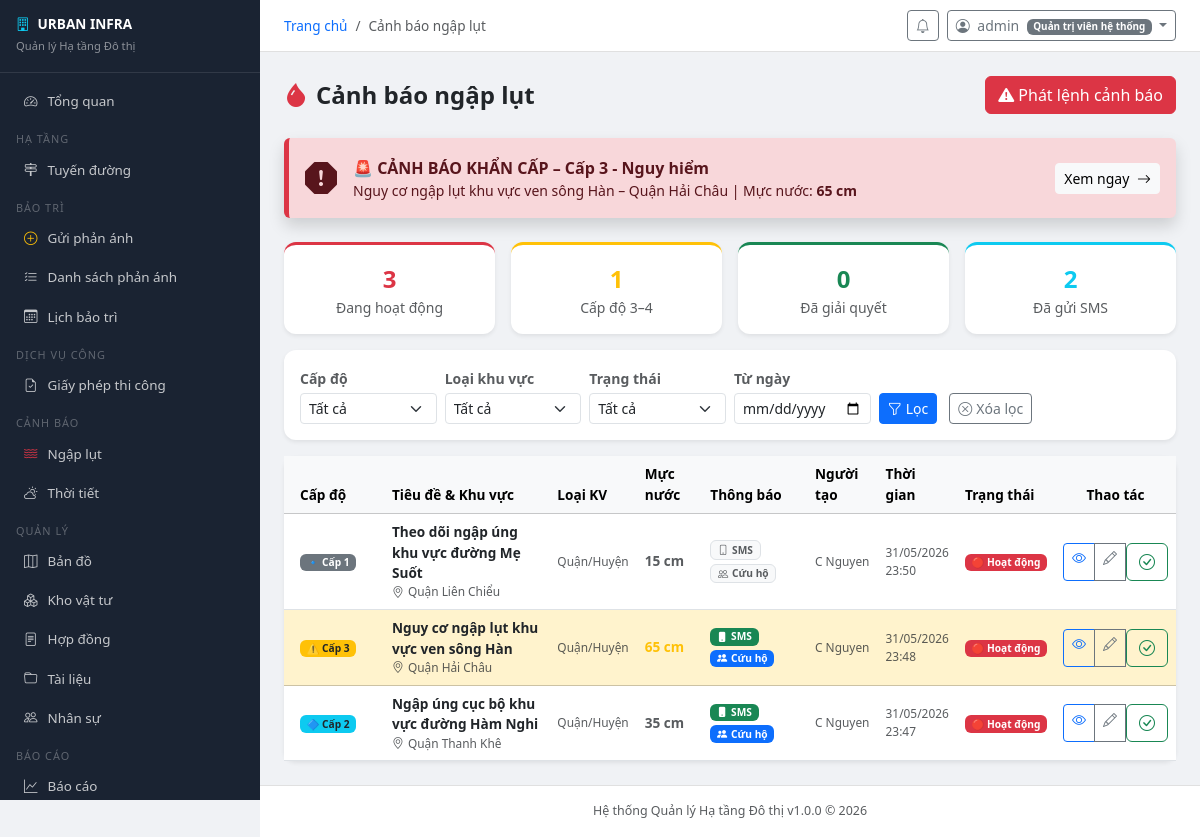
Page /flood/ (signed in) on the committed database.
### accounts/models.py (models this page shows, shortened)
class User(AbstractUser):
    ROLE_CHOICES = [
        ('admin', 'Quản trị viên hệ thống'),
        ('manager', 'Quản lý'),
        ('staff', 'Cán bộ kỹ thuật'),
        ('inspector', 'Kiểm định viên'),
        ('citizen', 'Người dân'),
    ]
    role = models.CharField('Vai trò', max_length=20, choices=ROLE_CHOICES, default='citizen')
    phone = models.CharField('Số điện thoại', max_length=15, blank=True)
    avatar = models.ImageField('Ảnh đại diện', upload_to='avatars/', blank=True, null=True)
    address = models.TextField('Địa chỉ', blank=True)
    district = models.CharField('Quận/Huyện', max_length=100, blank=True)
    ward = models.CharField('Phường/Xã', max_length=100, blank=True)
    is_locked = models.BooleanField('Bị khóa', default=False)
    locked_reason = models.TextField('Lý do khóa', blank=True)
    otp_secret = models.CharField(max_length=32, blank=True)
    two_factor_enabled = models.BooleanField('Xác thực 2 bước', default=False)
    created_at = models.DateTimeField('Ngày tạo', auto_now_add=True)
    updated_at = models.DateTimeField('Cập nhật', auto_now=True)
    class Meta:
        verbose_name = 'Người dùng'
        verbose_name_plural = 'Người dùng'
    @property
    def is_admin(self):
        return self.role == 'admin' or self.is_superuser
    @property
    def is_staff_member(self):
        return self.role in ('admin', 'manager', 'staff', 'inspector')

### flood/models.py (models this page shows, shortened)
class FloodAlert(models.Model):
    LEVEL_CHOICES = [('1','Cấp 1 - Theo dõi'),('2','Cấp 2 - Cảnh báo'),('3','Cấp 3 - Nguy hiểm'),('4','Cấp 4 - Rất nguy hiểm')]
    AREA_TYPES = [('district','Quận/Huyện'),('ward','Phường/Xã'),('road','Tuyến đường'),('infra','Hạ tầng')]
    title = models.CharField('Tiêu đề', max_length=200)
    description = models.TextField('Mô tả')
    level = models.CharField('Cấp độ', max_length=2, choices=LEVEL_CHOICES, default='1')
    area_type = models.CharField('Loại khu vực', max_length=10, choices=AREA_TYPES, default='district')
    area_name = models.CharField('Tên khu vực', max_length=200)
    latitude = models.FloatField('Vĩ độ', null=True, blank=True)
    longitude = models.FloatField('Kinh độ', null=True, blank=True)
    water_level_cm = models.IntegerField('Mực nước (cm)', null=True, blank=True)
    safe_routes = models.TextField('Tuyến đường an toàn', blank=True)
    evacuation_info = models.TextField('Thông tin sơ tán', blank=True)
    shelter_locations = models.TextField('Địa điểm trú ẩn', blank=True)
    is_active = models.BooleanField('Đang hoạt động', default=True)
    is_sent_sms = models.BooleanField('Đã gửi SMS', default=False)
    rescue_teams_notified = models.BooleanField('Đã thông báo đội cứu hộ', default=False)
    created_by = models.ForeignKey(User, on_delete=models.SET_NULL, null=True)
    created_at = models.DateTimeField(auto_now_add=True)
    updated_at = models.DateTimeField(auto_now=True)
    resolved_at = models.DateTimeField(null=True, blank=True)
    class Meta:
        verbose_name = 'Cảnh báo ngập lụt'
        verbose_name_plural = 'Cảnh báo ngập lụt'
        ordering = ['-created_at']

### flood/views.py (the view)
# urls.py: path('', views.alert_list, name='alert_list'),
@login_required
def alert_list(request):
    qs = FloodAlert.objects.select_related('created_by').all()
    qs = _apply_filters(qs, request.GET)
    critical_alert = (
        FloodAlert.objects.filter(is_active=True, level__in=['3', '4'])
        .order_by('-level', '-created_at')
        .first()
    )
    paginator = Paginator(qs, 20)
    page = paginator.get_page(request.GET.get('page', 1))
    return render(request, 'flood/alert_list.html', {
        'page_obj':       page,
        'page_title':     'Cảnh báo ngập lụt',
        'stats':          _build_stats(),
        'critical_alert': critical_alert,
        'level_choices':  FloodAlert.LEVEL_CHOICES,  # [('1','Cấp 1 - Theo dõi'), ...]
    })

### flood/templates/flood/alert_list.html (shortened to what this page needs)
{% extends "base.html" %}
{% load static %}
{% block content %}
<div class="d-flex align-items-center justify-content-between mb-4">
  <h4 class="fw-bold mb-0">
    <i class="bi bi-droplet-fill text-danger me-2"></i>Cảnh báo ngập lụt
  </h4>
  {% if user.is_staff_member %}
  <a href="{% url 'flood:alert_create' %}" class="btn btn-danger">
    <i class="bi bi-exclamation-triangle-fill me-1"></i>Phát lệnh cảnh báo
  </a>
  {% endif %}
</div>
{% if critical_alert %}
<div class="alert alert-danger d-flex align-items-center gap-3 mb-4 border-0 shadow"
     style="border-left:5px solid #dc3545!important">
  <div class="fs-2">
    <i class="bi bi-exclamation-octagon-fill"></i>
  </div>
  <div class="flex-grow-1">
    <div class="fw-bold fs-6">🚨 CẢNH BÁO KHẨN CẤP – {{ critical_alert.get_level_display }}</div>
    <div class="small">
      {{ critical_alert.title }} – {{ critical_alert.area_name }} |
      Mực nước: <strong>{{ critical_alert.water_level_cm }} cm</strong>
    </div>
  </div>
  <a href="{% url 'flood:alert_detail' critical_alert.pk %}" class="btn btn-light btn-sm flex-shrink-0">
    Xem ngay <i class="bi bi-arrow-right ms-1"></i>
  </a>
</div>
{% endif %}
<div class="row g-3 mb-3">
  <div class="col-6 col-md-3">
    <div class="card border-0 shadow-sm text-center py-3 border-top border-3 border-danger">
      <div class="fw-bold fs-4 text-danger">{{ stats.active|default:0 }}</div>
      <div class="small text-muted">Đang hoạt động</div>
    </div>
  </div>
  <div class="col-6 col-md-3">
    <div class="card border-0 shadow-sm text-center py-3 border-top border-3 border-warning">
      <div class="fw-bold fs-4 text-warning">{{ stats.level3_4|default:0 }}</div>
      <div class="small text-muted">Cấp độ 3–4</div>
    </div>
  </div>
  <div class="col-6 col-md-3">
    <div class="card border-0 shadow-sm text-center py-3 border-top border-3 border-success">
      <div class="fw-bold fs-4 text-success">{{ stats.resolved|default:0 }}</div>
      <div class="small text-muted">Đã giải quyết</div>
    </div>
  </div>
  <div class="col-6 col-md-3">
    <div class="card border-0 shadow-sm text-center py-3 border-top border-3 border-info">
      <div class="fw-bold fs-4 text-info">{{ stats.sms_sent|default:0 }}</div>
      <div class="small text-muted">Đã gửi SMS</div>
    </div>
  </div>
</div>
<div class="card border-0 shadow-sm mb-3">
  <div class="card-body py-3">
    <form method="get" class="row g-2 align-items-end">
      <div class="col-md-2">
        <label class="form-label small fw-semibold text-muted mb-1">Cấp độ</label>
        <select name="level" class="form-select form-select-sm" onchange="this.form.submit()">
          <option value="">Tất cả</option>
        </select>
      </div>
      <div class="col-md-2">
        <label class="form-label small fw-semibold text-muted mb-1">Loại khu vực</label>
        <select name="area_type" class="form-select form-select-sm" onchange="this.form.submit()">
          <option value="">Tất cả</option>
        </select>
      </div>
      <div class="col-md-2">
        <label class="form-label small fw-semibold text-muted mb-1">Trạng thái</label>
        <select name="active" class="form-select form-select-sm" onchange="this.form.submit()">
          <option value="">Tất cả</option>
        </select>
      </div>
      <div class="col-md-2">
        <label class="form-label small fw-semibold text-muted mb-1">Từ ngày</label>
        <input type="date" name="date_from" class="form-control form-control-sm"
               value="{{ request.GET.date_from }}">
      </div>
      <div class="col-md-4">
        <button type="submit" class="btn btn-primary btn-sm me-2">
          <i class="bi bi-funnel me-1"></i>Lọc
        </button>
        <a href="{% url 'flood:alert_list' %}" class="btn btn-outline-secondary btn-sm">
          <i class="bi bi-x-circle me-1"></i>Xóa lọc
        </a>
      </div>
    </form>
  </div>
</div>
<div class="card border-0 shadow-sm">
  <div class="card-body p-0">
    <div class="table-responsive">
      <table class="table table-hover align-middle mb-0" style="font-size:.85rem">
        <thead class="table-light">
          <tr>
            <th class="ps-3" style="width:100px">Cấp độ</th>
            <th>Tiêu đề &amp; Khu vực</th>
            <th>Loại KV</th>
            <th>Mực nước</th>
            <th>Thông báo</th>
            <th>Người tạo</th>
            <th>Thời gian</th>
            <th>Trạng thái</th>
            {% if user.is_staff_member %}<th class="text-center">Thao tác</th>{% endif %}
          </tr>
        </thead>
        <tbody>
          {% for alert in page_obj %}
          <tr class="{% if alert.is_active and alert.level == '4' %}table-danger
                     {% elif alert.is_active and alert.level == '3' %}table-warning{% endif %}">
            <td class="ps-3">
              {% if alert.level == '4' %}
                <span class="badge bg-danger">🚨 Cấp 4</span>
              {% elif alert.level == '3' %}
                <span class="badge bg-warning text-dark">⚠️ Cấp 3</span>
              {% elif alert.level == '2' %}
                <span class="badge bg-info text-dark">🔷 Cấp 2</span>
              {% else %}
                <span class="badge bg-secondary">🔹 Cấp 1</span>
              {% endif %}
            </td>
            <td>
              <a href="{% url 'flood:alert_detail' alert.pk %}" class="fw-semibold text-decoration-none text-dark">
                {{ alert.title }}
              </a>
              <div class="text-muted small">
                <i class="bi bi-geo-alt me-1"></i>{{ alert.area_name }}
              </div>
            </td>
            <td class="text-muted small">{{ alert.get_area_type_display }}</td>
            <td>
              <span class="fw-semibold
                {% if alert.water_level_cm >= 80 %}text-danger
                {% elif alert.water_level_cm >= 40 %}text-warning
                {% else %}text-muted{% endif %}">
                {{ alert.water_level_cm }} cm
              </span>
            </td>
            <td>
              <div class="d-flex gap-1 flex-wrap">
                {% if alert.is_sent_sms %}
                  <span class="badge bg-success"><i class="bi bi-phone-fill me-1"></i>SMS</span>
                {% else %}
                  <span class="badge bg-light text-muted border"><i class="bi bi-phone me-1"></i>SMS</span>
                {% endif %}
                {% if alert.rescue_teams_notified %}
                  <span class="badge bg-primary"><i class="bi bi-people-fill me-1"></i>Cứu hộ</span>
                {% else %}
                  <span class="badge bg-light text-muted border"><i class="bi bi-people me-1"></i>Cứu hộ</span>
                {% endif %}
              </div>
            </td>
            <td class="text-muted small">
              {{ alert.created_by.get_full_name|default:alert.created_by.username|default:"—" }}
            </td>
            <td class="text-muted small">
              <div>{{ alert.created_at|date:"d/m/Y" }}</div>
              <div>{{ alert.created_at|time:"H:i" }}</div>
            </td>
            <td>
              {% if alert.is_active %}
                <span class="badge bg-danger">🔴 Hoạt động</span>
              {% endif %}
            </td>
            {% if user.is_staff_member %}
            <td class="text-center">
              <div class="btn-group btn-group-sm">
                <a href="{% url 'flood:alert_detail' alert.pk %}"
                   class="btn btn-outline-primary" title="Chi tiết">
                  <i class="bi bi-eye"></i>
                </a>
                <a href="{% url 'flood:alert_edit' alert.pk %}"
                   class="btn btn-outline-secondary" title="Sửa">
                  <i class="bi bi-pencil"></i>
                </a>
                {% if alert.is_active %}
                <form method="post" action="{% url 'flood:alert_resolve' alert.pk %}"
                      class="d-inline">
                  <button type="submit" class="btn btn-outline-success"
                          title="Đánh dấu giải quyết"
                          onclick="return confirm('Xác nhận đã giải quyết cảnh báo ngập này?')">
                    <i class="bi bi-check-circle"></i>
                  </button>
                </form>
                {% endif %}
              </div>
            </td>
            {% endif %}
          </tr>
          {% endfor %}
        </tbody>
      </table>
    </div>
  </div>
</div>
{% endblock %}

### templates/base.html (shortened to what this page needs)
<!DOCTYPE html>
<html lang="vi">
<head>
<link rel="stylesheet" href="https://cdnjs.cloudflare.com/ajax/libs/bootstrap/5.3.2/css/bootstrap.min.css">
<link rel="stylesheet" href="https://cdnjs.cloudflare.com/ajax/libs/bootstrap-icons/1.11.3/font/bootstrap-icons.min.css">
</head>
<body>
{% if user.is_authenticated %}
<div class="sidebar" id="sidebar">
  <div class="brand">
    <h6><i class="bi bi-building me-2 text-info"></i>{{ SYSTEM_SHORT_NAME }}</h6>
    <small>Quản lý Hạ tầng Đô thị</small>
  </div>
  <nav class="py-2">
    <a href="{% url 'dashboard' %}" class="nav-link"><i class="bi bi-speedometer2"></i>Tổng quan</a>
    <div class="nav-section">Hạ tầng</div>
    <a href="{% url 'infrastructure:road_list' %}" class="nav-link"><i class="bi bi-signpost-2"></i>Tuyến đường</a>
    <div class="nav-section">Bảo trì</div>
    <a href="{% url 'maintenance:request_create' %}" class="nav-link"><i class="bi bi-plus-circle text-warning"></i>Gửi phản ánh</a>
    <a href="{% url 'maintenance:request_list' %}" class="nav-link"><i class="bi bi-list-check"></i>Danh sách phản ánh</a>
    <a href="{% url 'maintenance:schedule_list' %}" class="nav-link"><i class="bi bi-calendar3"></i>Lịch bảo trì</a>
    <div class="nav-section">Dịch vụ công</div>
    <a href="{% url 'permits:list' %}" class="nav-link"><i class="bi bi-file-earmark-check"></i>Giấy phép thi công</a>
    <div class="nav-section">Cảnh báo</div>
    <a href="{% url 'flood:alert_list' %}" class="nav-link"><i class="bi bi-water text-danger"></i>Ngập lụt</a>
    <a href="{% url 'weather:current' %}" class="nav-link"><i class="bi bi-cloud-sun"></i>Thời tiết</a>
    <div class="nav-section">Quản lý</div>
    <a href="{% url 'maps:map' %}" class="nav-link"><i class="bi bi-map"></i>Bản đồ</a>
    <a href="{% url 'inventory:material_list' %}" class="nav-link"><i class="bi bi-boxes"></i>Kho vật tư</a>
    <a href="{% url 'contracts:contract_list' %}" class="nav-link"><i class="bi bi-file-text"></i>Hợp đồng</a>
    <a href="{% url 'documents:list' %}" class="nav-link"><i class="bi bi-folder"></i>Tài liệu</a>
    {% if user.is_staff_member %}
    <a href="{% url 'hr:employee_list' %}" class="nav-link"><i class="bi bi-people"></i>Nhân sự</a>
    {% endif %}
    <div class="nav-section">Báo cáo</div>
    <a href="{% url 'reports:summary' %}" class="nav-link"><i class="bi bi-graph-up"></i>Báo cáo</a>
  </nav>
</div>
<div class="main-content">
  <div class="topbar">
    <div class="d-flex align-items-center gap-3">
      <nav>
        <ol class="breadcrumb mb-0" style="font-size:.85rem">
          <li class="breadcrumb-item"><a href="/" class="text-decoration-none">Trang chủ</a></li>
          {% if page_title %}<li class="breadcrumb-item active">{{ page_title }}</li>{% endif %}
        </ol>
      </nav>
    </div>
    <div class="d-flex align-items-center gap-2">
      <a href="{% url 'notifications:list' %}" class="btn btn-sm btn-outline-secondary position-relative">
        <i class="bi bi-bell"></i>
      </a>
      <div class="dropdown">
        <button class="btn btn-sm btn-outline-secondary dropdown-toggle" data-bs-toggle="dropdown">
          <i class="bi bi-person-circle me-1"></i>
          {{ user.get_full_name|default:user.username }}
          <span class="badge bg-secondary ms-1" style="font-size:.62rem">{{ user.get_role_display }}</span>
        </button>
      </div>
    </div>
  </div>
  <div class="content-area">
{% endif %}
{% block content %}{% endblock %}
{% if user.is_authenticated %}
  </div>
  <footer class="text-center py-3 text-muted"
          style="font-size:.78rem; border-top:1px solid #e0e0e0; background:#fff;">
    {{ SYSTEM_NAME }} v{{ SYSTEM_VERSION }} &copy; {% now "Y" %}
  </footer>
</div>
{% else %}
</div>
{% endif %}
</body>
</html>

### rows in the picture
User: get_full_name "admin", role "Quản trị viên hệ thống"
FloodAlert: level "Cấp 3 - Nguy hiểm", title "Nguy cơ ngập lụt khu vực ven sông Hàn", area_name "Quận Hải Châu", water_level_cm "65", shows "⚠️ Cấp 3", area_type "Quận/Huyện", is_sent_sms True (drawn), rescue_teams_notified True (drawn), created_by.get_full_name "C Nguyen", created_at "31/05/2026", created_at "23:48", is_active "🔴 Hoạt động"
FloodAlert: level "🔹 Cấp 1", title "Theo dõi ngập úng khu vực đường Mẹ Suốt", area_name "Quận Liên Chiểu", area_type "Quận/Huyện", water_level_cm "15", is_sent_sms False (drawn), rescue_teams_notified False (drawn), created_by.get_full_name "C Nguyen", created_at "31/05/2026", created_at "23:50", is_active "🔴 Hoạt động"
FloodAlert: level "🔷 Cấp 2", title "Ngập úng cục bộ khu vực đường Hàm Nghi", area_name "Quận Thanh Khê", area_type "Quận/Huyện", water_level_cm "35", is_sent_sms True (drawn), rescue_teams_notified True (drawn), created_by.get_full_name "C Nguyen", created_at "31/05/2026", created_at "23:47", is_active "🔴 Hoạt động"

### other values in the picture
{{ SYSTEM_SHORT_NAME }} "URBAN INFRA"
{{ page_title }} "Cảnh báo ngập lụt"
{{ stats.active|default:0 }} "3"
{{ stats.level3_4|default:0 }} "1"
{{ stats.resolved|default:0 }} "0"
{{ stats.sms_sent|default:0 }} "2"
{{ SYSTEM_NAME }} "Hệ thống Quản lý Hạ tầng Đô thị"
{{ SYSTEM_VERSION }} "1.0.0"
